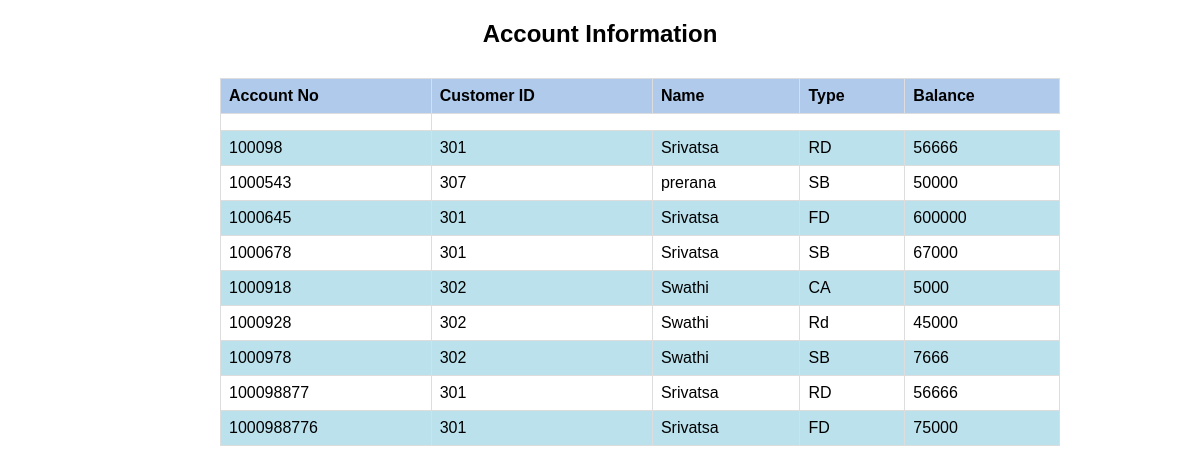
Screenshot of /accounts.php (signed in) with the database file from the repository.
### tables this page shows
CREATE TABLE `account` (
  `acc_no` int(10) NOT NULL,
  `cus_id` int(5) NOT NULL,
  `type` varchar(10) NOT NULL,
  `balance` int(10) NOT NULL,
  `branch_no` int(4) NOT NULL
);

CREATE TABLE `customer` (
  `cus_id` int(5) NOT NULL,
  `cus_name` varchar(20) NOT NULL,
  `gender` varchar(7) NOT NULL,
  `DOB` date DEFAULT NULL,
  `occupation` varchar(20) NOT NULL,
  `Aadhar no` varchar(12) NOT NULL,
  `Email` varchar(60) NOT NULL,
  `address` varchar(10) NOT NULL,
  `mobileno` varchar(10) NOT NULL,
  `branch_no` int(4) NOT NULL
);

### accounts.php (the view, shortened to what this page needs)
<!DOCTYPE html>
<html lang="en">
<head>
</head>
<?php
$con = new mysqli('localhost','root','','bankmini');
$result=$con->query("select * from account where branch_no= '$_SESSION[branch_no]'");
?>
<body>
    <h2><center>Account Information </center></h2>
    <table>
        <thead>
            <tr>
                <th>Account No</th>
                <th>Customer ID</th>
                <th>Name</th>
                <th>Type</th>
                <th>Balance</th>
            </tr>
        </thead>
        <tbody>
            <tr>
            <td>  <?php
            while ($customer = $result->fetch_assoc()) {
                echo "<tr>";
                echo "<td>{$customer['acc_no']}</td>";
                echo "<td>{$customer['cus_id']}</td>";
                $result1=$con->query("select cus_name from customer where cus_id = '$customer[cus_id]'");
                $re = $result1->fetch_assoc();
                echo "<td>{$re['cus_name']}</td>";
                echo "<td>{$customer['type']}</td>";
                echo "<td>{$customer['balance']}</td>";
                echo "</tr>";
            }?>
            </tr>
        </tbody>
    </table>
</body>
</html>

### accounts.php (style rules this page uses)
body { margin: 0; padding: 0; font-family: Arial, sans-serif; display: flex; flex-direction: column; min-height: 100vh; }
table { width: 70%; border-collapse: collapse; margin-top: 10px; margin-left: 220px; margin-right:30px; }
th, td { border: 1px solid #dddddd; padding: 8px; text-align: left; }
th { background-color: #b0caec; }
tr:nth-child(even) { background-color: #bae1ec; }

### rows the page displays
account: acc_no "100098", cus "301", cus.cus_name "Srivatsa", type "RD", balance "56666"
account: acc_no "1000543", cus "307", cus.cus_name "prerana", type "SB", balance "50000"
account: acc_no "1000645", cus "301", cus.cus_name "Srivatsa", type "FD", balance "600000"
account: acc_no "1000678", cus "301", cus.cus_name "Srivatsa", type "SB", balance "67000"
account: acc_no "1000918", cus "302", cus.cus_name "Swathi", type "CA", balance "5000"
account: acc_no "1000928", cus "302", cus.cus_name "Swathi", type "Rd", balance "45000"
account: acc_no "1000978", cus "302", cus.cus_name "Swathi", type "SB", balance "7666"
account: acc_no "100098877", cus "301", cus.cus_name "Srivatsa", type "RD", balance "56666"
account: acc_no "1000988776", cus "301", cus.cus_name "Srivatsa", type "FD", balance "75000"
